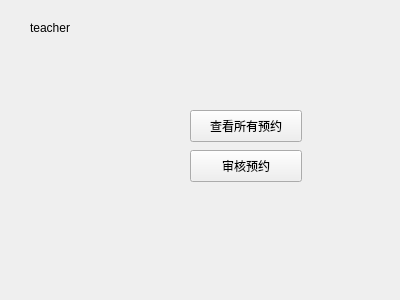
<?xml version="1.0" encoding="UTF-8"?>
<ui version="4.0">
 <class>Teacher</class>
 <widget class="QWidget" name="Teacher">
  <property name="geometry">
   <rect>
    <x>0</x>
    <y>0</y>
    <width>400</width>
    <height>300</height>
   </rect>
  </property>
  <property name="windowTitle">
   <string>Form</string>
  </property>
  <widget class="QLabel" name="label">
   <property name="geometry">
    <rect>
     <x>30</x>
     <y>20</y>
     <width>58</width>
     <height>16</height>
    </rect>
   </property>
   <property name="text">
    <string>teacher</string>
   </property>
  </widget>
  <widget class="QPushButton" name="pushButton_checkAllOrder">
   <property name="geometry">
    <rect>
     <x>190</x>
     <y>110</y>
     <width>112</width>
     <height>32</height>
    </rect>
   </property>
   <property name="text">
    <string>查看所有预约</string>
   </property>
  </widget>
  <widget class="QPushButton" name="pushButton_2">
   <property name="geometry">
    <rect>
     <x>190</x>
     <y>150</y>
     <width>112</width>
     <height>32</height>
    </rect>
   </property>
   <property name="text">
    <string>审核预约</string>
   </property>
  </widget>
 </widget>
 <resources/>
 <connections/>
</ui>
